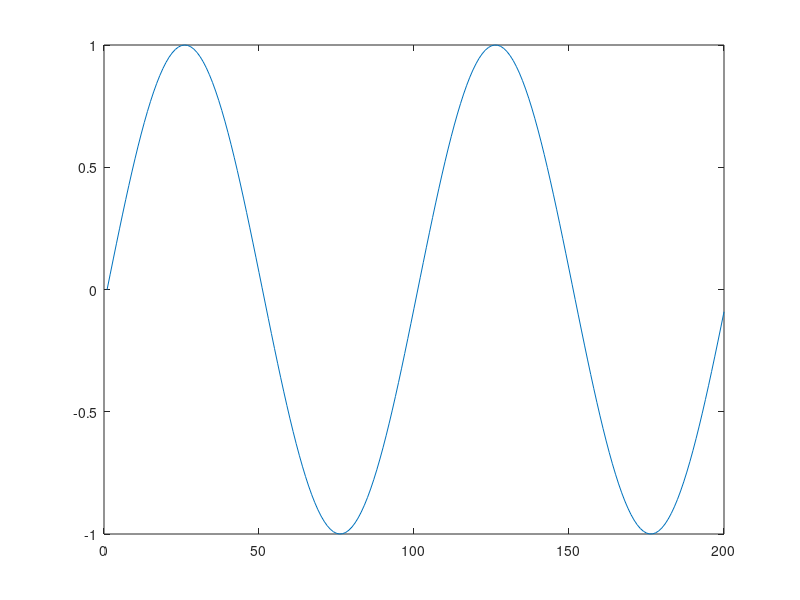
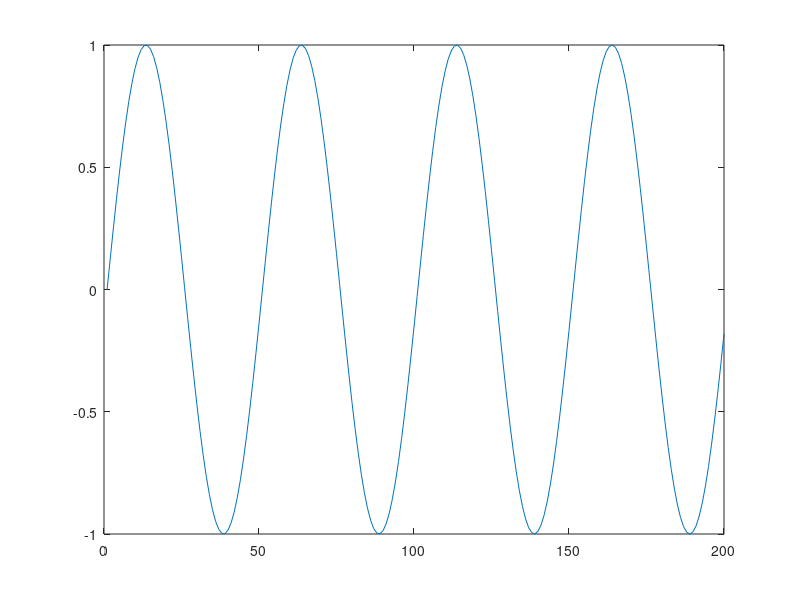
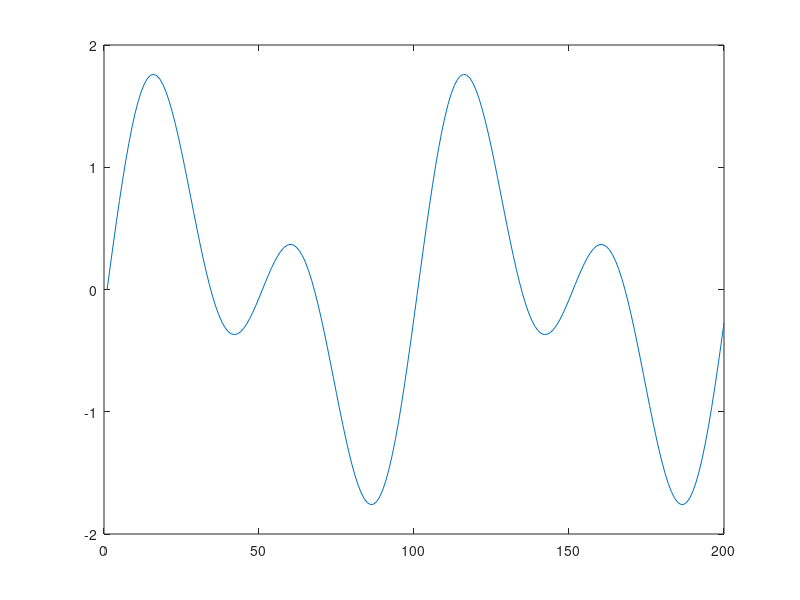

The MATLAB script that drew these images, in order:
clc;clear all;close all;
fs=44100;
t=0.1:1/fs:6;
x=sin(2*pi*440*t);
x2=sin(2*pi*880*t);
x3=x+x2;
sound(x,fs);
pause(.6);  
figure(1);
plot(x(1:200));
sound(x2,fs);
pause(.6);  
figure(2);
plot(x2(1:200));
sound(x3,fs);
figure(3);
plot(x3(1:200));
sound(x,fs);
sound(x2,fs);
sound(x,fs);
sound(x2,fs);
sound(x,fs);
